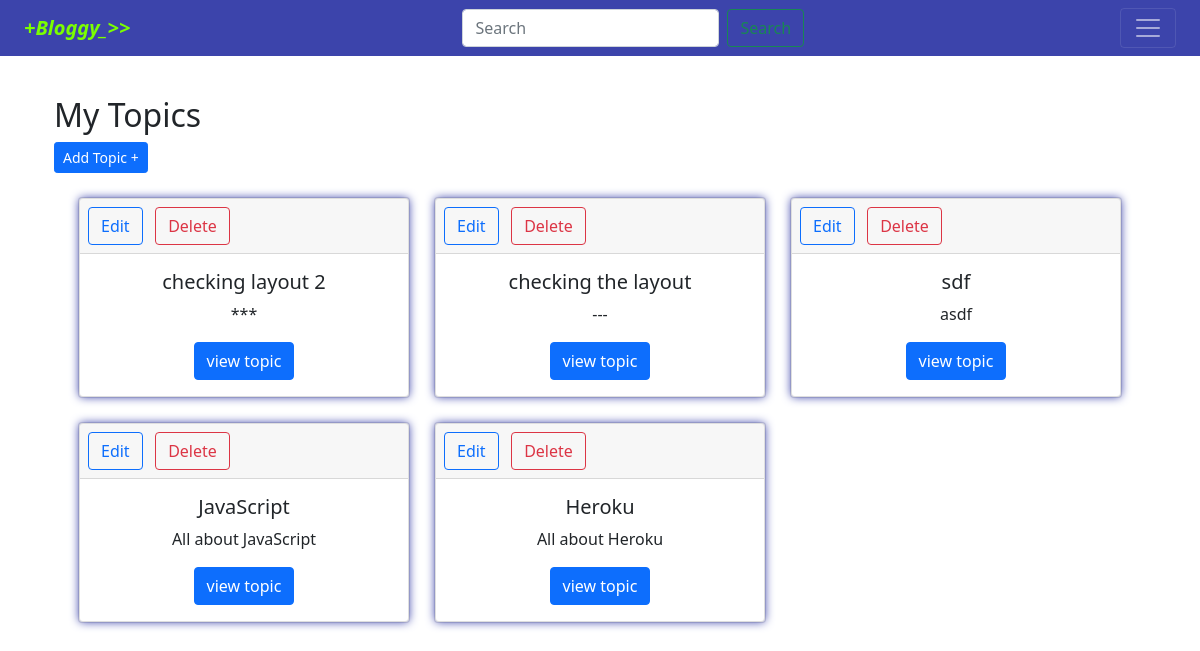
Page /index/ (signed in) on the committed database.
### blogyapp/models.py (models this page shows)
class Topic(models.Model):
    text = models.CharField(max_length=200)
    topic_description = models.CharField(max_length=80)
    date_added = models.DateTimeField(auto_now_add=True)
    owner = models.ForeignKey(User, on_delete=models.CASCADE)
    def __str__(self):
        return self.text

### blogyapp/views.py (the view)
# urls.py: path("index/",views.index,name='index'),   #name is index
@login_required
def index(request):
    topics = Topic.objects.filter(owner=request.user).order_by('-date_added')
    return render(request, 'blogyapp/home.html', {'topics':topics} )

### blogyapp/templates/blogyapp/home.html (shortened to what this page needs)
{% extends 'blogyapp/base.html' %}
{% block content %}
<br>
<h2>My Topics </h2>
<a class="btn btn-primary btn-sm" href="{% url 'blogyapp:new_topic' %}">Add Topic +</a>
<br>
<div class = "container">
  <div class ="row">
    {% for topic in topics %}
    <div class = "col-lg-4">
    <br>
        <div class="card ">
            <div style="box-shadow: 0 0 10px #3c44ab;" class="card text-center">
                <div class="card-header">
                  <ul class="nav nav-pills card-header-pills">
                        <li class="nav-item">
                            <a class="btn btn-outline-primary " href="{% url 'blogyapp:edit_topic' topic.id %}">Edit</a>
                        </li>
                        <li class="nav-item">
                            <a id="king"  class="btn btn-outline-danger" href="{% url 'blogyapp:delete_topic' topic.id %}">Delete</a>
                        </li>
                  </ul>
                </div>
                <div class="card-body">
                    <h5 class="card-title">{{topic}}</h5>
                    <p class="card-text">{{topic.topic_description}}</p>
                    <a href="{% url 'blogyapp:topic' topic.id %}" class="btn btn-primary"> view topic </a>
                </div>
            </div>
        </div>
          </div>
            {% empty %}
            <strong>No topics for you</strong>
            {% endfor %}
   </div>
</div>
{% endblock content%}

### blogyapp/static/blogyapp/sidebars.css (style rules this page uses)
body { min-height: 100vh; min-height: -webkit-fill-available; }
html { height: -webkit-fill-available; }

### rows in the picture
Topic: text "checking layout 2", topic_description "***"
Topic: text "checking the layout", topic_description "---"
Topic: text "sdf", topic_description "asdf"
Topic: text "JavaScript", topic_description "All about JavaScript"
Topic: text "Heroku", topic_description "All about Heroku"
